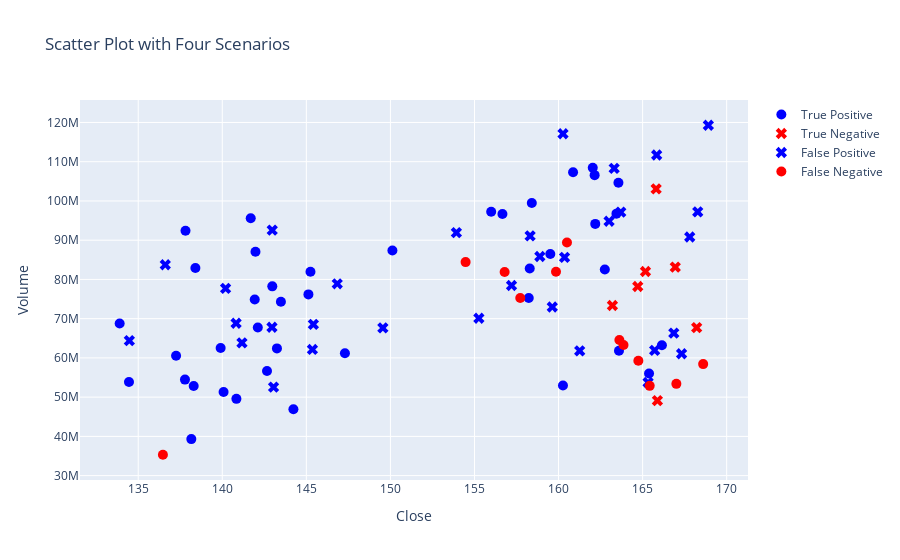

Notebook code cell kept with this figure:
### Code cell
max_depth = 10
n_estimators = 100
random_forest_classifier(
    df_train_val,
    X_validation,
    y_validation,
    df_evaluation_val,
    df_confusion_val,
    max_depth,
    n_estimators,
)
